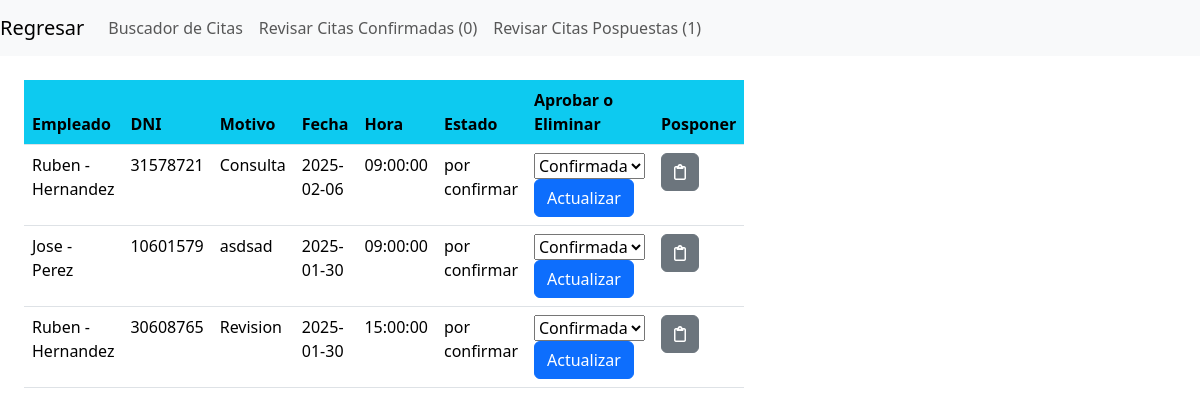
The page /admin_citas.php (signed in) on the database its author committed.
### tables this page shows
CREATE TABLE `citas` (
  `id` int(11) NOT NULL,
  `empleado_id` int(11) NOT NULL,
  `admin_id` int(11) NOT NULL,
  `fecha` datetime NOT NULL,
  `motivo` varchar(255) DEFAULT NULL,
  `estado` enum('por confirmar','confirmada','pospuesta') DEFAULT 'por confirmar'
);

CREATE TABLE `empleados` (
  `id` int(11) NOT NULL,
  `nombre` varchar(200) DEFAULT NULL,
  `apellido` varchar(200) DEFAULT NULL,
  `dni` varchar(255) DEFAULT NULL,
  `password` varchar(255) DEFAULT NULL,
  `detalles` text
);

### admin_citas.php (the view, shortened to what this page needs)
<!DOCTYPE html>
<html lang="en">
<head>
    <link href="https://cdn.jsdelivr.net/npm/bootstrap@5.3.3/dist/css/bootstrap.min.css" rel="stylesheet">
</head>
<body>
<?php
        include("conexion.php");
        $stmt = $pdo->prepare("SELECT * FROM citas c WHERE c.estado = 'confirmada'");
        $stmt->execute();
        $conta2 = $stmt->rowCount();
        $stmt = $pdo->prepare("SELECT * FROM citas c WHERE c.estado = 'pospuesta'");
        $stmt->execute();
        $conta3 = $stmt->rowCount();
        ?>
<nav class="navbar navbar-expand-lg navbar-light bg-light">
<a class="navbar-brand" href="inicio_admin.php">Regresar</a>
<div class="collapse navbar-collapse" id="navbarNav" >
  <ul class="navbar-nav">
    <li class="nav-item active">
      <a class="nav-link" href="admin_citasg.php">Buscador de Citas  </a>
    </li>
    <li class="nav-item active">
      <a class="nav-link" href="admin_citasaprov.php">Revisar Citas Confirmadas (<?php echo $conta2 ?>) </a>
    </li>
    <li class="nav-item active">
      <a class="nav-link" href="admin_citaspos.php">Revisar Citas Pospuestas (<?php echo $conta3 ?>) </a>
    </li>
  </ul>
</div>
</nav>
<div class="col-4 p-4" id="datos" >
        <table class="table">
            <thead>
                <tr>
                <th scope="col" class="bg-info">Empleado</th>
                <th scope="col" class="bg-info">DNI</th>
                <th scope="col" class="bg-info">Motivo</th>
                <th scope="col" class="bg-info">Fecha</th>
                <th scope="col" class="bg-info">Hora</th>
                <th scope="col" class="bg-info">Estado</th>
                <th scope="col" class="bg-info">Aprobar o Eliminar</th>
                <th scope="col" class="bg-info">Posponer</th>
                </tr>
            </thead>
            <tbody>
            <?php
                include("conexion.php");
                 $stmt = $pdo->prepare("SELECT c.id, e.nombre, e.apellido, e.dni, DATE(c.fecha) as fecha, TIME(c.fecha) as hora, c.motivo, c.estado
                 FROM citas c  JOIN empleados e  on (c.empleado_id=e.id) WHERE c.estado = 'por confirmar'");
                $stmt->execute();
                $citas = $stmt->fetchAll();
                foreach($citas as $cita):
                    ?>
                    <tr>
                        <td><?php echo $cita['nombre'] ?> - <?php echo $cita['apellido'] ?></td>
                        <td><?php echo $cita['dni'] ?></td>
                        <td><?php echo $cita['motivo'] ?></td>
                        <td><?php echo $cita['fecha'] ?></td>
                        <td><?php echo $cita['hora'] ?></td>
                        <td><?php echo $cita['estado'] ?></td>
                        <td>
                            <form action="" method="post" style="display:inline;">
                            <select name="estado">
                                <option value="confirmada">Confirmada</option>
                            </select>
                            <button type="submit" class="btn btn-primary" name="registro" value="ok">Actualizar</button>
                            </form>
                        </td>
                        <td><a href="admin_citas1.php?id=<?= $cita['id']  ?>" class="btn btn-small btn-secondary"> <i class="fa-regular fa-clipboard"></i></a>
                        </td>
                    </tr>
                    <?php
                endforeach;
                ?>
            </tbody>
        </table>
    </div>
</body>
</html>

### rows shown on the page
citas: empleado.nombre "Ruben", empleado.apellido "Hernandez", empleado.dni "31578721", motivo "Consulta", fecha "2025-02-06", hora "09:00:00", estado "por confirmar"
citas: empleado.nombre "Jose", empleado.apellido "Perez", empleado.dni "10601579", motivo "asdsad", fecha "2025-01-30", hora "09:00:00", estado "por confirmar"
citas: empleado.nombre "Ruben", empleado.apellido "Hernandez", empleado.dni "30608765", motivo "Revision", fecha "2025-01-30", hora "15:00:00", estado "por confirmar"

### other values the page prints
$conta2 "0"
$conta3 "1"
